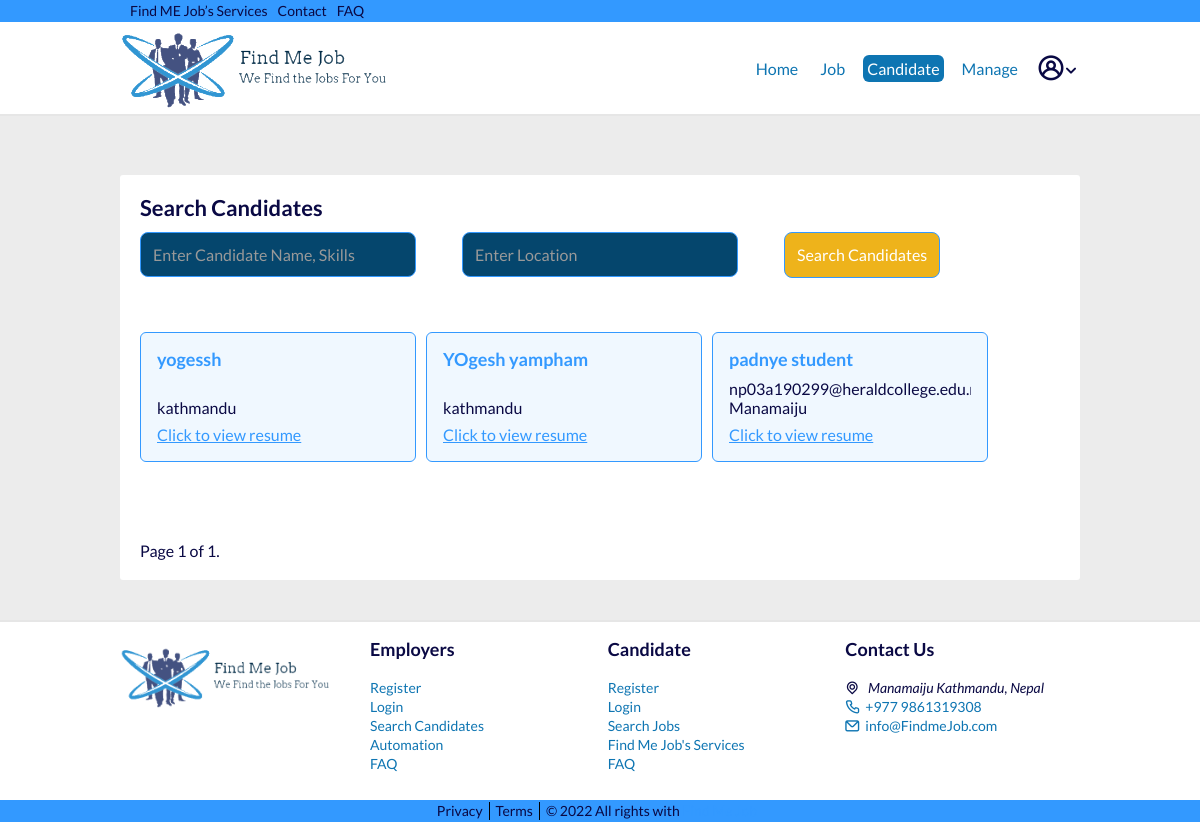
/hiring/candidate/search/ (signed in), run on the app's committed database.
### candidates/models.py (models this page shows, shortened)
class Profile(models.Model):
    user = models.OneToOneField(
        User, on_delete=models.CASCADE, primary_key=True, related_name='profile')
    full_name = models.CharField(max_length=200, null=True, blank=True)
    country = CountryField(null=True, blank=True)
    location = models.CharField(max_length=255, null=True, blank=True)
    resume = models.FileField(upload_to='resumes', null=True, blank=True)
    grad_year = models.IntegerField(blank=True)
    looking_for = models.CharField(
        max_length=30, choices=CHOICES, default='Full Time', null=True)
    slug = AutoSlugField(populate_from='user', unique=True)

### recruiters/views.py (the view)
# urls.py: path('candidate/search/', views.search_candidates, name='search-candidates'),
@login_required
def search_candidates(request):
    profile_list = Profile.objects.all()
    profiles = []
    for profile in profile_list:
        if profile.resume and profile.user != request.user:
            profiles.append(profile)
    rec1 = request.GET.get('r')
    rec2 = request.GET.get('s')
    if rec1 == None:
        li1 = Profile.objects.all()
    else:
        li1 = Profile.objects.filter(location__icontains=rec1)
    if rec2 == None:
        li2 = Profile.objects.all()
    else:
        li2 = Profile.objects.filter(looking_for__icontains=rec2)
    final = []
    profiles_final = []
    for i in li1:
        if i in li2:
            final.append(i)
    for i in final:
        if i in profiles:
            profiles_final.append(i)
    paginator = Paginator(profiles_final, 20)
    page_number = request.GET.get('page')
    page_obj = paginator.get_page(page_number)
    context = {
        'search_candidates_page': "active",
        'rec_navbar': 1,
        'profiles': page_obj,
    }
    return render(request, 'recruiters/candidate_search.html', context)

### recruiters/templates/recruiters/candidate_search.html (shortened to what this page needs)
{% extends "users/layout.html" %} {% load static %} {% block content %}
<br />
<div class="container job__container">
  <section class="section__job-1">
    <h1>Search Candidates</h3>
    <form
      class="form-signin mt-4"
      action="{% url 'search-candidates' %}"
      method="get"
    >
      <div class="row job__search">
        <div class="col-1">
          <div class="form__group">
            <input
              name="p"
              type="text"
              class="form-control"
              placeholder="Enter Candidate Name, Skills"
            /><br />
          </div>
        </div>
        <div class="col-2">
          <div class="form__group">
            <input
              name="q"
              type="text"
              class="form-control"
              placeholder="Enter Location"
            /><br />
          </div>
        </div>
        <div class="col-3">
          <div class="form__group btn__holder">
            <button class="btn btn-lg btn-warning btn-block" type="submit">
              Search Candidates
            </button>
          </div>
        </div>
      </div>
    </form>
  </section>
  {% if profiles %}
  <section class="section__job-3">
    {% for profile in profiles %}
    <div class="job__content">
      <div class="card card-signin job-info">
          <a class="profile__link" style="text-decoration: none;" href="{% url 'profile-view' profile.slug %}">
            {% if profile.full_name %}
            <h3>{{profile.full_name}}</h3>
            {% else %}
            <h4>
              <b>{{profile.user.username}}</b>
            </h4>
            {% endif %}
          </a>
          <p>
            {{profile.user.email}}<br />{% if profile.location %}
            {{profile.location}} {% else %} {{profile.country.name}} {% endif %}
          </p>
        <div class="card-footer">
          {% if profile.resume %}
          <a href="{{ profile.resume.url }}">Click to view resume</a>
          {% else %}
          <p>No resume available.</p>
          {% endif %}
        </div>
      </div>
    </div>
    {% endfor %}
  </section>
  <br />
  <div class="pagination">
    <span class="step-links">
      <span class="current">
        Page {{ profiles.number }} of {{ profiles.paginator.num_pages }}.
      </span>
    </span>
  </div>
  {% else %}
  <p class="text-center">No candidates found!</p>
  <br />
  {% endif %}
</div>
{% endblock content %}

### static/markup/css/main.css (style rules this page uses)
html { font-family: sans-serif; -ms-text-size-adjust: 100%; -webkit-text-size-adjust: 100%; }
body { margin: 0; }
article, aside, details, figcaption, figure, footer, header, hgroup, main, menu, nav, section, summary { display: block; }
a { background-color: transparent; }
h1 { font-size: 2em; margin: 0.67em 0; }
button, input, optgroup, select, textarea { color: inherit; font: inherit; margin: 0; }
button { overflow: visible; }
button, select { text-transform: none; }
button, html input[type="button"], input[type="reset"], input[type="submit"] { -webkit-appearance: button; cursor: pointer; }
input { line-height: normal; }
html { box-sizing: border-box; }
*, *:before, *:after { box-sizing: inherit; }
* { max-height: 1000000px; }
body { color: #0A0944; background: #ECECEC; font: 1rem/1.2 "Lato", "Arial", "Helvetica Neue", "Helvetica", sans-serif; min-width: 320px; -webkit-font-smoothing: antialiased; -moz-osx-font-smoothing: grayscale; }
h1, .h1, h2, .h2, h3, .h3, h4, .h4, h5, .h5, h6, .h6, .h { font-family: inherit; font-weight: bold; margin: 0 0 0.5em; color: inherit; }
h1, .h1 { font-size: 1.375rem; }
h3, .h3 { font-size: 1.125rem; }
p { margin: 0 0 1em; }
a { color: #39f; }
form, fieldset { margin: 0; padding: 0; border-style: none; }
input[type='text'], input[type='tel'], input[type='email'], input[type='search'], input[type='password'], textarea { -webkit-appearance: none; -webkit-border-radius: 0; box-sizing: border-box; border: 1px solid #999; padding: 0.4em 0.7em; }
button, input[type='button'], input[type='reset'], input[type='file'], input[type='submit'] { -webkit-appearance: none; -webkit-border-radius: 0; cursor: pointer; }
.btn__holder [type="submit"], .btn__holder [type="button"], .btn__holder [type="applyNow"] { -webkit-transition: background 0.3s ease-in-out, color 0.3s ease-in-out, transistion 0.3s ease-in-out, 0.3s 0.3s ease-in-out, ease-in-out 0.3s ease-in-out; transition: background 0.3s ease-in-out, color 0.3s ease-in-out, transistion 0.3s ease-in-out, 0.3s 0.3s ease-in-out, ease-in-out 0.3s ease-in-out; padding: 0.75rem; border-radius: 8px; outline: 1px solid transparent; border: 1px solid #39f; background: #EEB31B; color: #fff; -webkit-transition: 0.3s ease-in-out; transition: 0.3s ease-in-out; }
.form__group [type='text'], .form__group [type='email'], .form__group [type='password'], .form__group [type='tel'], .form__group [type='url'] { width: 100%; height: auto; -webkit-transition: background 0.3s ease-in-out, color 0.3s ease-in-out, 0.3s 0.3s ease-in-out, ease-in-out 0.3s ease-in-out, -webkit-transition 0.3s ease-in-out; transition: background 0.3s ease-in-out, color 0.3s ease-in-out, 0.3s 0.3s ease-in-out, ease-in-out 0.3s ease-in-out, -webkit-transition 0.3s ease-in-out; transition: background 0.3s ease-in-out, color 0.3s ease-in-out, transition 0.3s ease-in-out, 0.3s 0.3s ease-in-out, ease-in-out 0.3s ease-in-out; transition: background 0.3s ease-in-out, color 0.3s ease-in-out, transition 0.3s ease-in-out, 0.3s 0.3s ease-in-out, ease-in-out 0.3s ease-in-out, -webkit-transition 0.3s ease-in-out; padding: 0.75rem; margin-bottom: 0.9375rem; color: #fff; background: #05466D; -webkit-transition: 0.3s ease-in-out; transition: 0.3s ease-in-out; border: 1px solid #39f; border-radius: 8px; outline: 1px solid transparent; }
.container { max-width: 62.5rem; margin: 0 auto; padding: 0 1.25rem; }
.job__container { background: #fff; padding: 1.25rem; border-radius: 3px; margin-bottom: 2.5rem; }
.section__job-1 { margin-bottom: 2.5rem; }
.section__job-3 { margin-bottom: 2.5rem; }
@media (min-width: 768px) { .section__job-3 { display: -webkit-box; display: -ms-flexbox; display: flex; -webkit-box-pack: justify; -ms-flex-pack: justify; justify-content: space-between; } }
.section__job-3 .job__content { margin-bottom: 1.25rem; width: 30%; }
@media (min-width: 768px) { .section__job-3 .job__content { width: 65%; } }
.section__job-3 .job-info { padding: 1rem; border-radius: 6px; border: 1px solid #39f; -ms-flex-negative: 0.1; flex-shrink: 0.1; background: #F0F8FF; }
.section__job-3 .job-info h3 { margin-bottom: 0.5rem; }
.section__job-3 .job-info p { margin-bottom: 0.5rem; overflow: hidden; text-overflow: ellipsis; display: -webkit-box; -webkit-line-clamp: 3; -webkit-box-orient: vertical; }

### data on the page
Profile: full_name "yogessh", location "kathmandu"
Profile: full_name "YOgesh yampham", location "kathmandu"
Profile: full_name "padnye student", user.email "np03a190299@heraldcollege.ed…", location "Manamaiju"

### other printed values
{{ profiles.number }} "1"
{{ profiles.paginator.num_pages }} "1"
